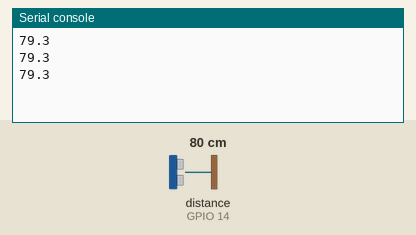
Simulated run of this program. Board: ESP32 board running MicroPython. Parts: the last lines printed to the serial console. Inputs (shaded band) come from the test bench; at power-on: distance to the obstacle (sensor on GPIO 14) 80 cm. The echo pulse lasts 58.3 µs per cm.

Above: at 1.2 s.
1.3 s: distance to the obstacle (sensor on GPIO 14) set to 2 cm
At 1.9 s:
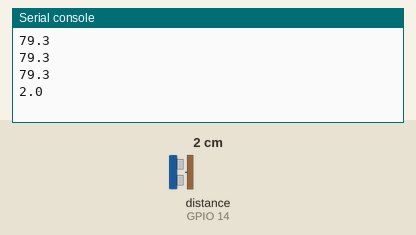
2.8 s: distance to the obstacle (sensor on GPIO 14) set to 4 cm
At 3.4 s:
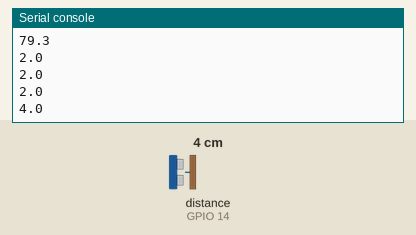
Timing chart, 0 to 5.8 s (numbered marks = the images above; inputs shaded):
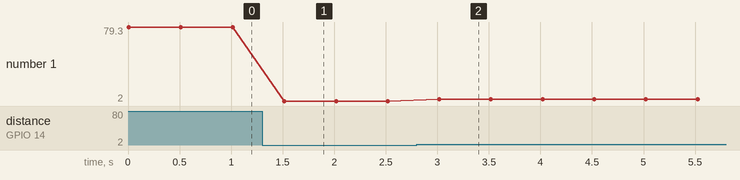

Measured:
- after the input at 1.3 s, the serial console: prints a new line after 0.22 s (image 1)
- after the input at 2.8 s, the serial console: prints a new line after 0.22 s (image 2)
- plotted number 1: 79.3 → 2 after the input at 1.3 s, 2 → 4 after the input at 2.8 s

The program:

demoultrasonic.py
```python
import ultrasonic
from time import sleep

# GPIO pins for specific development board
#gpio = {"TX":01, "RX":03, "D0": 16, "D1": 05, "D2": 04, "D3": 00, "D4": 02, "D5": 14, "D6": 12, "D7": 13, "D8": 15}

trigger = 12 #gpio[ "D6" ]
echo = 14 #gpio[ "D5" ]

#create sensor hc on pins trigger and echo
hc = ultrasonic.Ultrasonic( trigger, echo)

dist = 0  # distance value

# function to get distance for ever
def run(dt=0.5):
    while True:
        # Get reading from sensor
        dist = hc.distance() # distance in m
        #ok: print('afstand is {0:3.1f} cm'.format(dist*100))
        print('{0:3.1f}'.format(dist*100)) # distance in cm
        sleep(dt)

# doit...
try:
    run()
except:
    print(None)
```

ultrasonic.py
```python
"""Micropython module for HC-SR04 ultrasonic ranging module."""

''' 2017-1014 PePo adoptions for MP 1.9+, configuration Lolin32 (Rev 0)
deprecated Pin.high() and Pin.low(), replaced by .value()
Usage:
    import time
    import ultrasonic
    hc = ultrasonic.Ultrasonic(12, 14)
    while True:
        dist = hc.distance()
        print('afstand is {0:3.1f} cm'.format(dist*100))
        time.sleep(1)
#'''

from machine import Pin, time_pulse_us
from time import sleep_us

class Ultrasonic:
    """HC-SR04 ultrasonic ranging module class."""
    _dist = 0

    def __init__(self, trig_Pin, echo_Pin):
        """Initialize Input(echo) and Output(trig) Pins."""
        ''' PePO: adopted from jpedrodias:  https://forum.micropython.org/viewtopic.php?t=2436&start=20
        self._trig = trig_Pin
        self._echo = echo_Pin
        #'''
        self._trig = Pin(trig_Pin)
        self._echo = Pin(echo_Pin)
        self._trig.init(Pin.OUT)
        self._echo.init(Pin.IN)
        self._sound_speed = 340  # m/s
        self._dist = 0

    def _pulse(self):
        """Trigger ultrasonic module with 10us pulse."""
        self._trig.value(1)
        sleep_us(10)
        self._trig.value(0)

    def distance(self):
        """Measure pulse length and return calculated distance [m]."""
        self._pulse()
        #PePo: pulse_width_s = time_pulse_us(self._echo, Pin.high) / 1000000
        pulse_width_s = time_pulse_us(self._echo, 1) / 1000000
        self._dist = (pulse_width_s / 2) * self._sound_speed
        return self._dist

    def calibration(self, known_dist_m):
        """Calibrate speed of sound."""
        self._sound_speed = known_dist_m / self.distance() * self._sound_speed
        print("Speed of sound was successfully calibrated! \n" +
              "Current value: " + str(self._sound_speed) + " m/s")

    # 2017-1014 PePo added as helper
    def distance_in_cm(self):
        """return calculated distance [cm]."""
        # 2017-1022 do not measure distance again
        #dist_m = self.distance()
        return self._dist * 100

'''
2017_1014 PePo: volgend werkt in de REPL:

Usage:

import machine
from time import sleep_us

trig = machine.Pin(12)
trig.init(machine.Pin.OUT)

echo = machine.Pin(14)
echo.init(machine.Pin.IN)

def _pulse():
    trig.value(1)
    sleep_us(10)
    trig.value(0)

def distance():
    _pulse()
    pulse_width_s = machine.time_pulse_us(echo, 1) / 1000000
    dist_m = (pulse_width_s / 2) * 340
    return dist_m

# demo
while True:
    dist_cm = distance_in_cm()
    print('afstand in cm: {0:3.1f}'.format(dist_cm))
    time.sleep(1)

# resultaat:
afstand in cm: 18.9
afstand in cm: 18.9
afstand in cm: 18.9
afstand in cm: 18.8
afstand in cm: 16.8
afstand in cm: 19.2
afstand in cm: 7.9
afstand in cm: 8.4
.....

#'''
```
